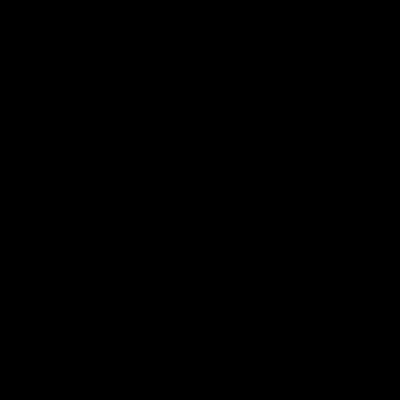
Frame 1 (no input)
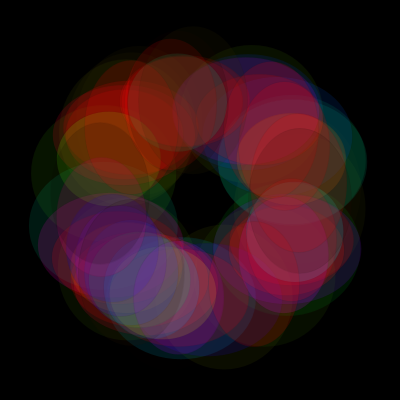
Frame 60 (the mouse pressed at the canvas centre just before this capture)
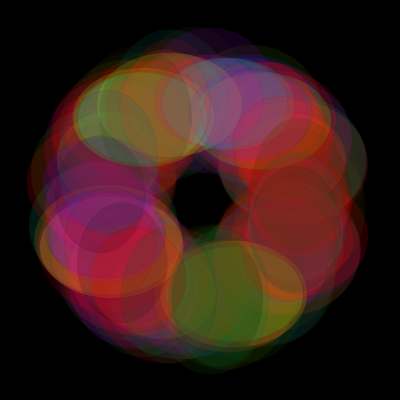
Frame 120 (the mouse held since frame 60 and released just before this capture)

The Processing sketch that drew these frames (run headless with seeded random() and noise(); from frame 60 on, the mouse is pressed at the canvas centre):

// Processing sketch: processing_1876
// ── processing_1876.pde

    // Ellipsen 
    // Michael Reichenbach
    
    float rad_min = 120;
    float rad_max = 30;
    float rad_variable = 0;
    float radx = 1;
    float rady = 1;
    float col_hue = 0;
    float col_sat = 0;
    float posx = 200;
    float posy = 200;
    float speed = 0;
    float vectorx = 0;
    float vectory = 0;
    float speedfactor = 5;
    float anziehung = 0.08;
    float winkel = 0;
    float big_radius = 100;
    
        
     void setup() {
       size(400, 400);
       stroke(1,1,1,15);
       colorMode(HSB, 100);
       background(192, 64, 0);
       frameRate (30);
   
     }

     void draw() {
       col_hue=(col_hue + random(10))%133;
       col_sat=(col_sat + random(10))%255;
       fill (col_hue,166,col_sat,15);
       
       winkel=(winkel + random(6.28))%6.28;
       posx = sin (winkel)*big_radius + 200;
       posy = cos (winkel)*big_radius + 200;
       
       radx = rad_min + sin (rad_variable)*rad_max;
       rady = rad_min + cos (rad_variable)*rad_max;
       
       // radx=random(rad_min,rad_max);
       // rady=random(rad_min,rad_max);
       rad_variable=rad_variable+0.1;
       
       // speed = random (6.28);
       //vectorx = speedfactor * sin (speed) - anziehung * (posx - mouseX) ;
       //vectory = speedfactor * cos (speed) - anziehung * (posy - mouseY);
       //posx = posx + vectorx;
       //posy = posy + vectory;
     
       // ellipse(radx, rady, mouseX, mouseY);
       ellipse(posx,posy,radx, rady);
       
       /* if (frameCount > 300 ) {
         background(192, 64, 0);
         frameCount = 0; 
       }
       */
     }
     
     void mousePressed() {
       background(192, 64, 0);
       posx=mouseX;
       posy=mouseY;
     }
